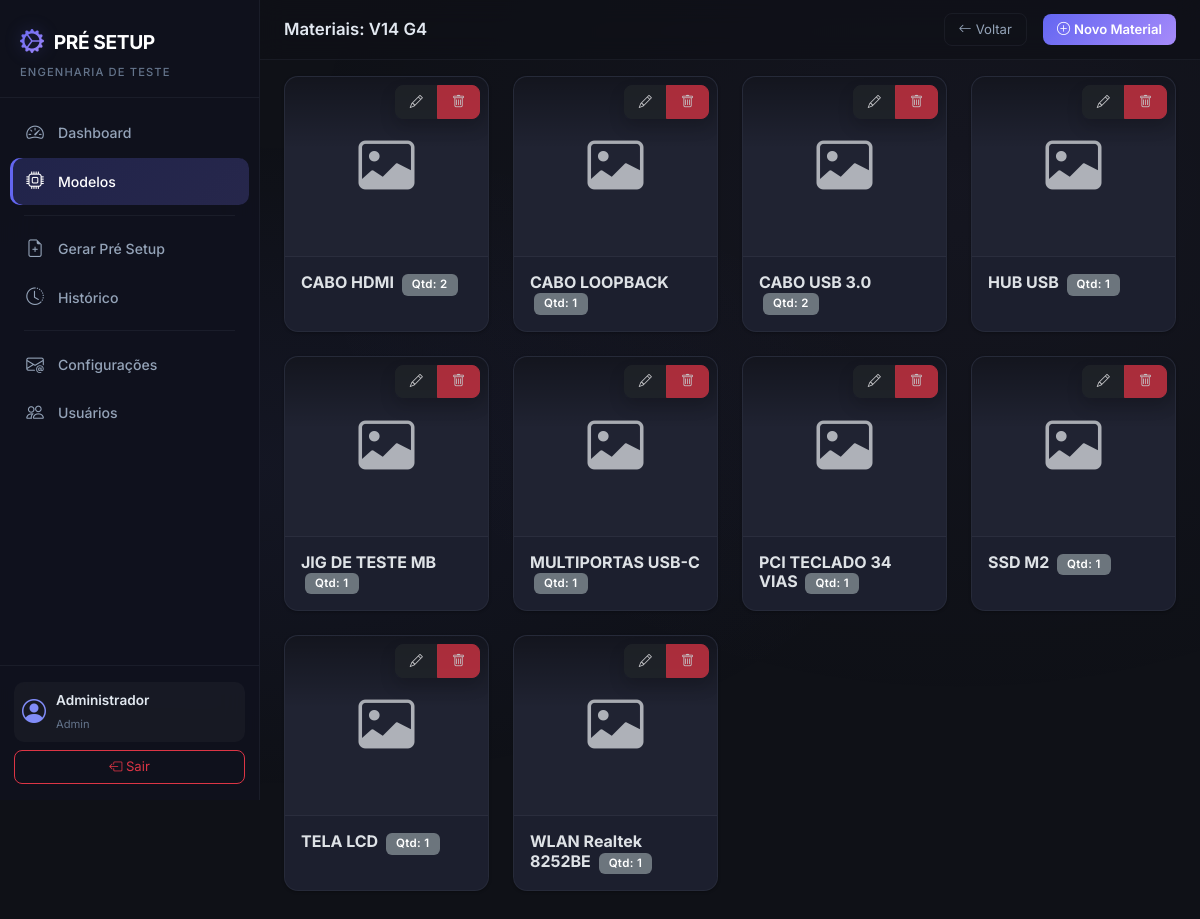
The app's page /models/35/materials (signed in), older data.
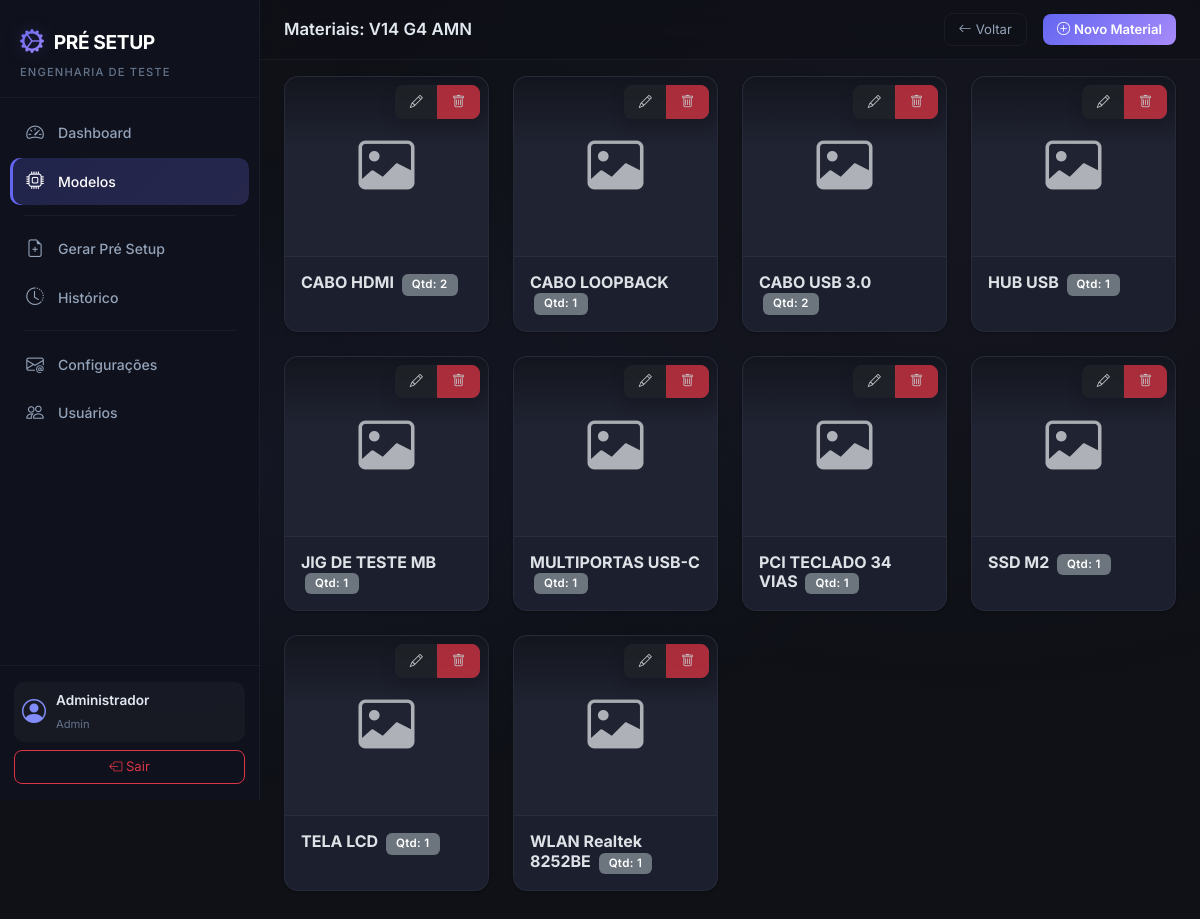
The same page, newer data.
### app/models.py (models this page shows, shortened)
class User(UserMixin, db.Model):
    __tablename__ = 'users'
    id = db.Column(db.Integer, primary_key=True)
    name = db.Column(db.String(150), nullable=False)
    username = db.Column(db.String(150), unique=True, nullable=False)
    email = db.Column(db.String(150), unique=True, nullable=True)
    password_hash = db.Column(db.String(256), nullable=False)
    profile = db.Column(db.String(50), nullable=False, default='Engenharia')  # Admin, Engenharia
    is_active_user = db.Column(db.Boolean, default=True)
    created_at = db.Column(db.DateTime, default=datetime.now)
    setups = db.relationship('PreSetup', backref='user', lazy='dynamic')
    @property
    def is_active(self):
        return self.is_active_user

class ProductModel(db.Model):
    __tablename__ = 'product_models'
    id = db.Column(db.Integer, primary_key=True)
    name = db.Column(db.String(150), unique=True, nullable=False)
    product_type = db.Column(db.String(50), nullable=False)  # Notebook, Desktop, Tiny
    station = db.Column(db.String(50), nullable=True)  # FCT, SHELL, IO
    is_active = db.Column(db.Boolean, default=True)
    created_at = db.Column(db.DateTime, default=datetime.now)
    template_items = db.relationship('TemplateItem', backref='product_model', lazy='dynamic',
                                     cascade='all, delete-orphan')
    items = db.relationship('Item', backref='product_model', lazy='dynamic',
                            cascade='all, delete-orphan')
    setups = db.relationship('PreSetup', backref='product_model', lazy='dynamic')

class Item(db.Model):
    __tablename__ = 'items'
    id = db.Column(db.Integer, primary_key=True)
    product_model_id = db.Column(db.Integer, db.ForeignKey('product_models.id'), nullable=True) # Temporarily nullable for migration
    name = db.Column(db.String(200), nullable=False)
    internal_code = db.Column(db.String(50), unique=False, nullable=True) # Removing unique constraint for simplicity
    category = db.Column(db.String(50), nullable=False, default='GERAL')
    description = db.Column(db.Text, nullable=True)
    image_filename = db.Column(db.String(300), nullable=True)
    quantity = db.Column(db.Integer, nullable=False, default=1)
    is_active = db.Column(db.Boolean, default=True)
    created_at = db.Column(db.DateTime, default=datetime.now)

### app/models_blueprint/routes.py (the view)
@models_bp.route('/<int:model_id>/materials')
@login_required
@admin_required
def materials(model_id):
    model = ProductModel.query.get_or_404(model_id)
    materials = Item.query.filter_by(product_model_id=model_id).order_by(Item.name).all()
    return render_template('models/materials.html', model=model, materials=materials)

### app/models.py (called while the page is built)
@login_manager.user_loader
def load_user(user_id):
    return User.query.get(int(user_id))

### app/templates/models/materials.html (shortened to what this page needs)
{% extends "base.html" %}
{% block page_title %}Materiais: {{ model.name }}{% endblock %}
{% block page_actions %}
<a href="{{ url_for('models_blueprint.index') }}" class="btn btn-outline-secondary btn-sm me-2">
    <i class="bi bi-arrow-left me-1"></i>Voltar
</a>
<button class="btn btn-primary btn-sm" data-bs-toggle="modal" data-bs-target="#addMaterialModal">
    <i class="bi bi-plus-circle me-1"></i>Novo Material
</button>
{% endblock %}
{% block content %}
<div class="row">
    {% if materials %}
    {% for material in materials %}
    <div class="col-xl-3 col-lg-4 col-md-6 mb-4">
        <div class="card card-custom h-100">
            <div class="position-relative">
                {% if material.image_filename %}
                <img src="{{ url_for('static', filename='uploads/' + material.image_filename) }}"
                    class="card-img-top material-img" alt="{{ material.name }}">
                {% else %}
                <div class="material-img-placeholder d-flex align-items-center justify-content-center">
                    <i class="bi bi-image text-muted display-4"></i>
                </div>
                {% endif %}
                <div class="card-img-overlay d-flex justify-content-end align-items-start p-2">
                    <div class="btn-group shadow">
                        <button class="btn btn-dark btn-sm opacity-75" data-bs-toggle="modal"
                            data-bs-target="#editMaterialModal{{ material.id }}">
                            <i class="bi bi-pencil"></i>
                        </button>
                        <button class="btn btn-danger btn-sm opacity-75" data-bs-toggle="modal"
                            data-bs-target="#deleteMaterialModal{{ material.id }}">
                            <i class="bi bi-trash"></i>
                        </button>
                    </div>
                </div>
            </div>
            <div class="card-body">
                <h6 class="card-title fw-bold {% if material.description %}mb-1{% else %}mb-0{% endif %}">
                    {{ material.name }}
                    <span class="badge bg-secondary ms-1">Qtd: {{ material.quantity }}</span>
                </h6>
            </div>
        </div>
    </div>
    {% endfor %}
    {% endif %}
</div>
{% endblock %}

### app/templates/base.html (shortened to what this page needs)
<!DOCTYPE html>
<html lang="pt-BR" data-bs-theme="dark">
<head>
    <link href="https://cdn.jsdelivr.net/npm/bootstrap@5.3.3/dist/css/bootstrap.min.css" rel="stylesheet">
    <link href="https://cdn.jsdelivr.net/npm/bootstrap-icons@1.11.3/font/bootstrap-icons.min.css" rel="stylesheet">
    <link rel="stylesheet" href="{{ url_for('static', filename='css/style.css') }}">
</head>
<body>
    {% if current_user.is_authenticated %}
    <nav class="sidebar" id="sidebar">
        <div class="sidebar-header">
            <div class="sidebar-brand">
                <i class="bi bi-gear-wide-connected"></i>
                <span>PRÉ SETUP</span>
            </div>
            <small class="sidebar-subtitle">Engenharia de Teste</small>
        </div>
        <ul class="sidebar-nav">
            <li class="sidebar-nav-item">
                <a href="{{ url_for('dashboard.index') }}" class="sidebar-nav-link {% if request.endpoint == 'dashboard.index' %}active{% endif %}">
                    <i class="bi bi-speedometer2"></i>
                    <span>Dashboard</span>
                </a>
            </li>
            {% if current_user.profile == 'Admin' %}
            <li class="sidebar-nav-item">
                <a href="{{ url_for('models_blueprint.index') }}" class="sidebar-nav-link {% if 'models_blueprint' in request.endpoint %}active{% endif %}">
                    <i class="bi bi-cpu"></i>
                    <span>Modelos</span>
                </a>
            </li>
            {% endif %}
            <li class="sidebar-divider"></li>
            <li class="sidebar-nav-item">
                <a href="{{ url_for('setup_requests.generate_select') }}" class="sidebar-nav-link {% if request.endpoint == 'setup_requests.generate_select' or request.endpoint == 'setup_requests.generate_form' %}active{% endif %}">
                    <i class="bi bi-file-earmark-plus"></i>
                    <span>Gerar Pré Setup</span>
                </a>
            </li>
            <li class="sidebar-nav-item">
                <a href="{{ url_for('setup_requests.history') }}" class="sidebar-nav-link {% if request.endpoint == 'setup_requests.history' or request.endpoint == 'setup_requests.detail' %}active{% endif %}">
                    <i class="bi bi-clock-history"></i>
                    <span>Histórico</span>
                </a>
            </li>
            {% if current_user.profile == 'Admin' %}
            <li class="sidebar-divider"></li>
            <li class="sidebar-nav-item">
                <a href="{{ url_for('email_config.index') }}" class="sidebar-nav-link {% if 'email_config' in request.endpoint %}active{% endif %}">
                    <i class="bi bi-envelope-at"></i>
                    <span>Configurações</span>
                </a>
            </li>
            <li class="sidebar-nav-item">
                <a href="{{ url_for('users.index') }}" class="sidebar-nav-link {% if 'users' in request.endpoint %}active{% endif %}">
                    <i class="bi bi-people"></i>
                    <span>Usuários</span>
                </a>
            </li>
            {% endif %}
        </ul>
        <div class="sidebar-footer">
            <div class="sidebar-user">
                <i class="bi bi-person-circle"></i>
                <div>
                    <div class="sidebar-user-name">{{ current_user.name }}</div>
                    <small class="sidebar-user-role">{{ current_user.profile }}</small>
                </div>
            </div>
            <a href="{{ url_for('auth.logout') }}" class="btn btn-outline-danger btn-sm w-100 mt-2">
                <i class="bi bi-box-arrow-left"></i> Sair
            </a>
        </div>
    </nav>
    <main class="main-content">
        <div class="topbar">
            <h5 class="topbar-title">{% block page_title %}{% endblock %}</h5>
            <div class="topbar-actions">
                {% block page_actions %}{% endblock %}
            </div>
        </div>
        <div class="container-fluid px-4 py-3">
            {% block content %}{% endblock %}
        </div>
    </main>
    {% else %}
        {% block fullpage %}{% endblock %}
    {% endif %}
</body>
</html>

### app/templates/models/materials.html (style rules this page uses)
.material-img-placeholder { height: 180px; background: rgba(255, 255, 255, 0.02); border-bottom: 1px solid var(--border-color); }
.card-img-overlay { background: linear-gradient(to bottom, rgba(0, 0, 0, 0.4) 0%, transparent 40%); }

Row changes from the older to the newer data that the page shows:
changed ProductModel: name "V14 G4" → "V14 G4 AMN"
